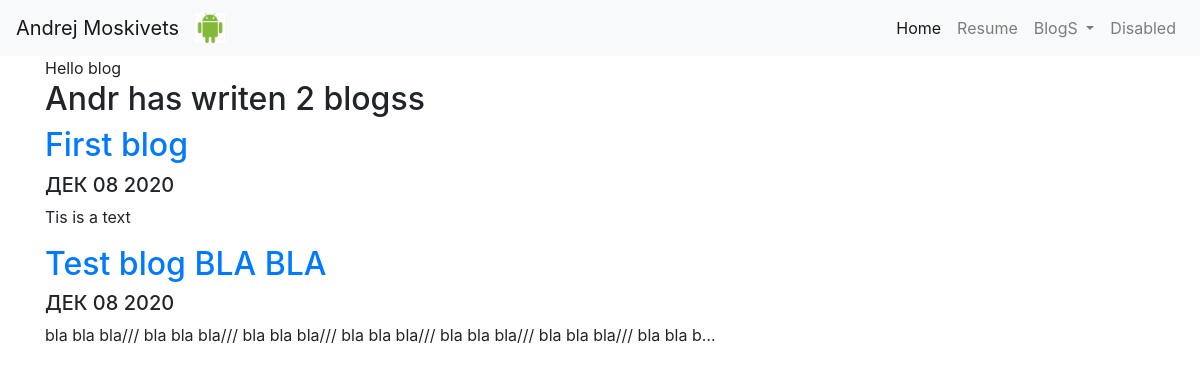
Screenshot of /blog/ with the database file from the repository.
### blog/models.py (models this page shows)
class Blog(models.Model):
    title = models.CharField(max_length=200)
    description = models.TextField()
    date = models.DateField()

### blog/views.py (the view)
# urls.py: path('',views.all_blogs, name='all_blogs'),
def all_blogs(request):
    blogs = Blog.objects.order_by('-date')
    return render (request, 'blog/all_blogs.html', {'blogs':blogs})

### blog/templates/blog/all_blogs.html
{% extends 'portfolio/base.html' %}
{% block content %}
Hello blog
<h2>Andr has writen {{ blogs.count }} blogs{{ blogs.count|pluralize }}</h2>
{% for blog in blogs %}
<a href="{% url 'blog:detail' blog.id %}"><h2>{{ blog.title }}</h2></a>
<h5>{{ blog.date| date:'M d Y'|upper }}</h5>
<p>{{ blog.description |truncatechars:100 }}</p>
{% endfor %}
{% endblock %}

### rows the page displays
Blog: title "First blog", date "ДЕК 08 2020", description "Tis is a text"
Blog: title "Test blog BLA BLA", date "ДЕК 08 2020", description "bla bla bla/// bla bla bla/// bla bla bla/// bla bla bla/// bla bla bla/// bla bla bla/// bla bla b…"

### other values shown
{{ blogs.count }} "2"
